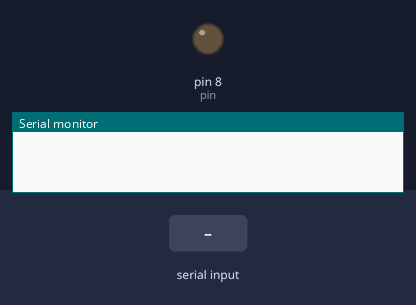
Bench run of a sketch on a simulated Arduino Uno, built with avr-gcc and run on an emulated ATmega328P. On the bench: output pins drawn as LEDs (lit = HIGH), the last lines printed to the serial monitor. The test bench sets the inputs (shaded band).

Above: at 1.2 s.
1.3 s: "1" received over Serial
At 1.9 s:
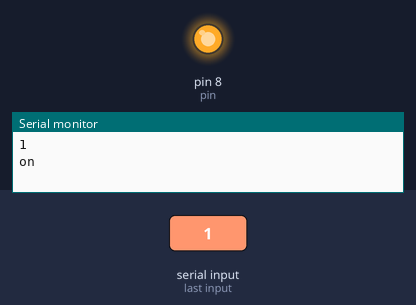
2.8 s: "0" received over Serial
At 4.0 s:
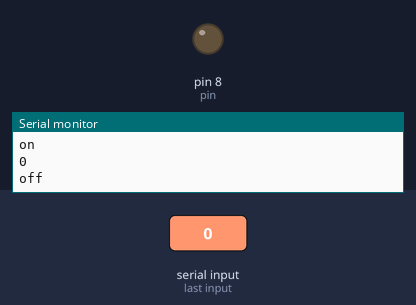
4.3 s: "2" received over Serial
At 5.4 s:
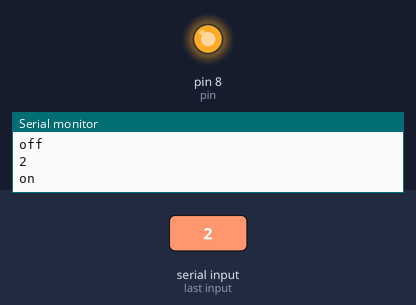
Timing chart, 0 to 7.3 s (numbered marks = the images above; inputs shaded):
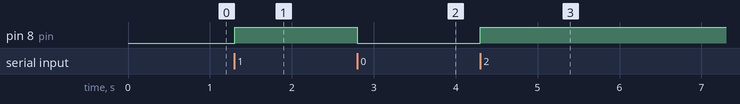

Measured:
- after the input at 1.3 s, pin 8 (pin): LOW → HIGH at once
- after the input at 2.8 s, pin 8 (pin): HIGH → LOW at once
- after the input at 4.3 s, pin 8 (pin): LOW → HIGH at once

The sketch:

hardware.ino
```cpp
const int pin = 8;

void setup() {
  Serial.begin(9600);
  pinMode(pin, OUTPUT);
}

void loop() {
  if(Serial.available()){
    char i = Serial.read();
    Serial.println(i);
    if(i=='0'){
      // off
      Serial.println("off");
      digitalWrite(pin, LOW);
    } else {
      // on
      Serial.println("on");
      digitalWrite(pin, HIGH);
    }
  }
}
```
